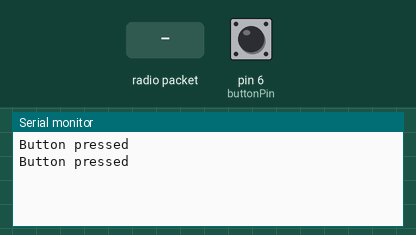
This sketch was run on a simulated Arduino Uno, built with avr-gcc and run on an emulated ATmega328P. Parts: the last lines printed to the serial monitor. The inputs (shaded band) are chosen by the test bench; at power-on: pin 6 (buttonPin) HIGH. No radio packets arrive unless stated.

Above: at 1.8 s.
1.9 s: radio packet "activate" arrives
At 3.2 s:
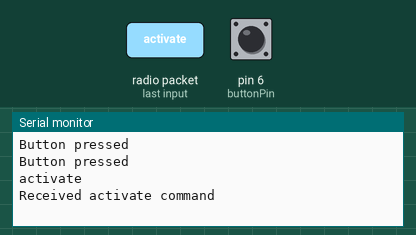
3.5 s: radio packet "deactivate" arrives
At 5.3 s:
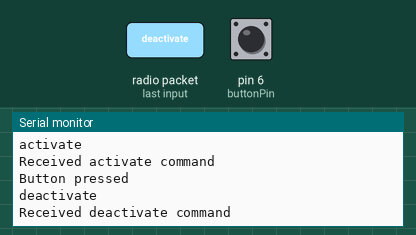

The sketch:

transmitter.ino
```cpp
#include <SPI.h>
#include <nRF24L01.h>
#include <RF24.h>
int flag=0;
int alert=0;
int led=4;
// Create a radio object
RF24 radio(7,8); // CE, CSN pins

// Address through which two modules communicate
const byte address[6] = "00001";

const int buttonPin = 6; // Pin where the button is connected

void setup() {
  Serial.begin(115200);
  pinMode(buttonPin, INPUT_PULLUP); // Set the button pin as input with internal pull-up
  radio.begin();
  radio.openWritingPipe(address);
  radio.setPALevel(RF24_PA_MIN);
  radio.stopListening();
  digitalWrite(buttonPin,HIGH);
}

void loop() {
    radio.openWritingPipe(address);

  if(digitalRead(buttonPin)==HIGH)
  {
    flag++;
  }
 // delay(50);

  if (flag==1) { // Check if the button is pressed
    const char text[] = "activate";
      radio.stopListening(); // Stop listening to be able to transmit

    radio.write(&text, sizeof(text));
    Serial.println("Button pressed");
    delay(500); // Debounce delay
    flag++;

  }
 else if(flag==3) { // Check if the button is pressed
    const char text[] = "deactivate";
      radio.stopListening(); // Stop listening to be able to transmit

    radio.write(&text, sizeof(text));
    delay(500); // Debounce delay
    flag=0;

  }


  radio.startListening();
    if (alert==1)
{
  blinkimpact();
}// Start listening again
  receive();


}


void receive() {
    radio.openReadingPipe(0, address);

  if (radio.available()) {
    char text[32] = "";
    radio.read(&text, sizeof(text));
    Serial.println(text);

    if (strcmp(text, "activate") == 0) {
      Serial.println("Received activate command");
      blinkactivate();
    } else if (strcmp(text, "deactivate") == 0) {
      Serial.println("Received deactivate command");
      alert=0;
      blinkdeactivate();
    }
    else if (strcmp(text, "impact") == 0) {
      alert=1;
    }
  }
}

void blinkactivate()
{
  digitalWrite(led,HIGH);
  delay(300);
  digitalWrite(led,LOW);
    delay(300);
   digitalWrite(led,HIGH);
  delay(300);
  digitalWrite(led,LOW);
    delay(300);
   digitalWrite(led,HIGH);
  delay(300);
  digitalWrite(led,LOW);
    delay(300);

}

void blinkimpact()
{
  digitalWrite(led,HIGH);
  delay(100);
  digitalWrite(led,LOW);
  delay(100);
}

void blinkdeactivate()
{
  digitalWrite(led,HIGH);
  delay(3000);
  digitalWrite(led,LOW);

}
```

Measured:
- after the input at 1.9 s, the serial monitor: prints a new line after 0.11 s (image 1)
- after the input at 3.5 s, the serial monitor: prints a new line after 0.81 s (image 2)
